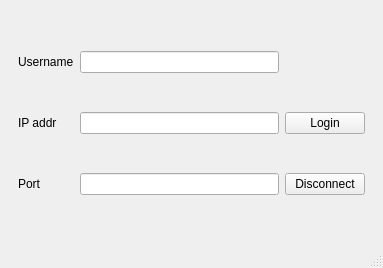
<?xml version="1.0" encoding="UTF-8"?>
<ui version="4.0">
 <class>LanBattle</class>
 <widget class="QMainWindow" name="LanBattle">
  <property name="geometry">
   <rect>
    <x>0</x>
    <y>0</y>
    <width>383</width>
    <height>268</height>
   </rect>
  </property>
  <property name="minimumSize">
   <size>
    <width>383</width>
    <height>268</height>
   </size>
  </property>
  <property name="maximumSize">
   <size>
    <width>383</width>
    <height>268</height>
   </size>
  </property>
  <property name="windowTitle">
   <string>LanBattle</string>
  </property>
  <widget class="QWidget" name="centralwidget">
   <layout class="QVBoxLayout" name="verticalLayout">
    <item>
     <widget class="QWidget" name="widget" native="true">
      <layout class="QGridLayout" name="gridLayout">
       <item row="2" column="2">
        <widget class="QPushButton" name="disconnect">
         <property name="text">
          <string>Disconnect</string>
         </property>
        </widget>
       </item>
       <item row="1" column="0">
        <widget class="QLabel" name="label">
         <property name="text">
          <string>IP addr</string>
         </property>
        </widget>
       </item>
       <item row="2" column="0">
        <widget class="QLabel" name="label_2">
         <property name="text">
          <string>Port</string>
         </property>
        </widget>
       </item>
       <item row="1" column="1">
        <widget class="QLineEdit" name="ipAddr"/>
       </item>
       <item row="1" column="2">
        <widget class="QPushButton" name="connect">
         <property name="text">
          <string>Login</string>
         </property>
        </widget>
       </item>
       <item row="2" column="1">
        <widget class="QLineEdit" name="port"/>
       </item>
       <item row="0" column="1">
        <widget class="QLineEdit" name="username"/>
       </item>
       <item row="0" column="0">
        <widget class="QLabel" name="label_3">
         <property name="text">
          <string>Username</string>
         </property>
        </widget>
       </item>
      </layout>
     </widget>
    </item>
   </layout>
  </widget>
  <widget class="QStatusBar" name="statusbar"/>
 </widget>
 <resources/>
 <connections/>
</ui>
